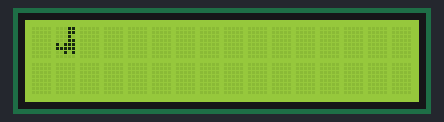
Recording of a sketch running on a simulated Arduino Uno, built with avr-gcc and run on an emulated ATmega328P. On the bench: 16×2 character LCD.

Above: at 45.3 s.

The sketch:

Training_class_6__lcd_use_print_animation_.ino
```cpp
/*1*/

/*#include<LiquidCrystal.h>
LiquidCrystal lcd(2, 3, 4, 5, 6, 7);  //rs,en,d4,d5,d6,d7.
byte smiley[8]=
{
  0b00000,
  0b00000,
  0b01010,
  0b00000,
  0b10001,
  0b01110,
  0b00000,
  0b00000,
};

void setup() {
 lcd.begin(16,2);
 lcd.createChar(0,smiley);

 lcd.setCursor(0,0);
 lcd.write(byte(0));

}

void loop() {


}*/


/*2*/

/*#include<LiquidCrystal.h>
LiquidCrystal lcd(2, 3, 4, 5, 6, 7);  //rs,en,d4,d5,d6,d7.
byte battery1[8]=
{
  0b01110,
  0b01010,
  0b10001,
  0b10001,
  0b10001,
  0b11111,
  0b11111,
  0b00000,
};

byte battery2[8]=
{
  0b01110,
  0b01010,
  0b10001,
  0b10001,
  0b11111,
  0b11111,
  0b11111,
  0b00000,
};

byte battery3[8]=
{
  0b01110,
  0b01010,
  0b10001,
  0b11111,
  0b11111,
  0b11111,
  0b11111,
  0b00000,
};

byte battery4[8]=
{
  0b01110,
  0b01110,
  0b11111,
  0b11111,
  0b11111,
  0b11111,
  0b11111,
  0b00000,
};

void setup() {
 lcd.begin(16,2);
 lcd.createChar(1,battery1);
 lcd.createChar(2,battery2);
 lcd.createChar(3,battery3);
 lcd.createChar(4,battery4);
}

void loop() {
lcd.setCursor(1,0);
 lcd.write(1);
 delay(500);
 lcd.setCursor(1,0);
 lcd.write(2);
 delay(500);
 lcd.setCursor(1,0);
 lcd.write(3);
 delay(500);
 lcd.setCursor(1,0);
 lcd.write(4);
 delay(500);
}*/


/*3*/


#include<LiquidCrystal.h>

LiquidCrystal lcd(2,3,4,5,6,7);
byte dyno1[8]=
{
  0b00011,
  0b00011,
  0b00010,
  0b00011,
  0b10111,
  0b11111,
  0b01010,
  0b00000,
};

byte dyno2[8]=
{
  0b00011,
  0b00011,
  0b00010,
  0b00011,
  0b10111,
  0b11111,
  0b00101,
  0b00000,
};

void setup() {
 lcd.begin(16,2);
 lcd.createChar(1,dyno1);
 lcd.createChar(2,dyno2);
}
void loop() {
lcd.setCursor(1,0);
 lcd.write(1);
 delay(50);
 lcd.setCursor(1,0);
 lcd.write(2);
 delay(50);
}
```
